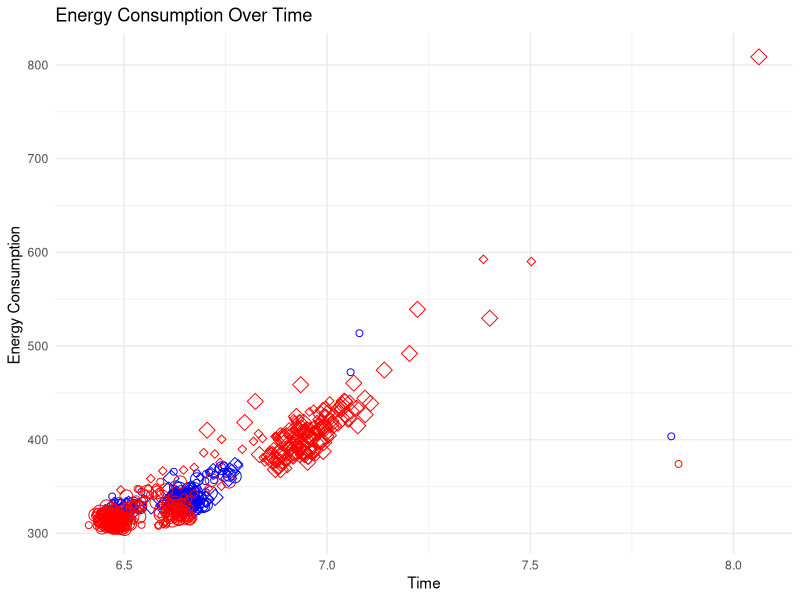
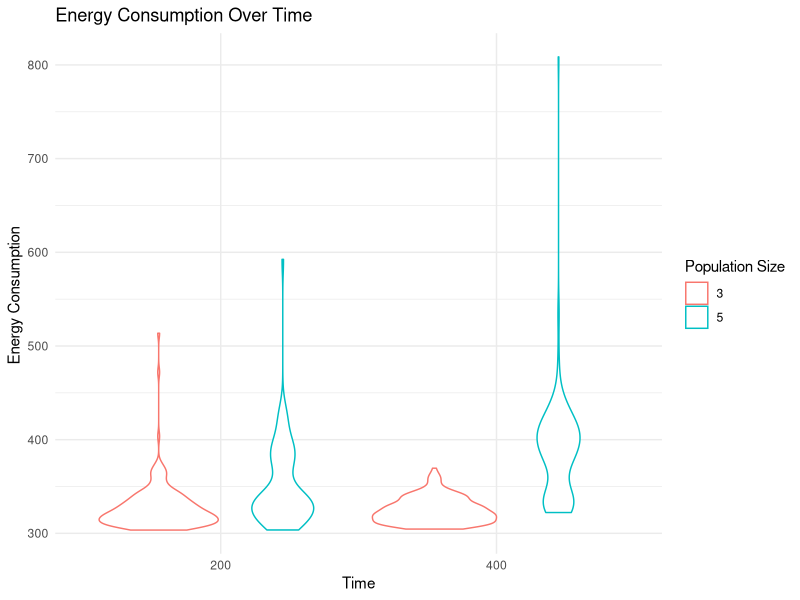

These charts were generated, in order, by the following R code:
data_3 <- read.csv("data/ola-base-ola-baseline-14-Dec-12-06-42.csv")
data_4 <- read.csv("data/ola-1.11.7-v2-baseline-v2-14-Dec-20-40-47.csv")

data_3$group <- 2
data_4$group <- 3

data <- rbind(data_4,data_3)

library(ggplot2)

data$color <- ifelse(data$group == 2, "red", "blue")
data$shape <- ifelse(data$dimension == 3, 21,23)
ggplot(data, aes(x = seconds, y = PKG)) +
  geom_point(color=data$color, shape=data$shape,size=data$population_size/100) +
  labs(
    title = "Energy Consumption Over Time",
    x = "Time",
    y = "Energy Consumption "
  ) +
  theme_minimal()

ggplot(data, aes(x = factor(population_size), y = PKG, color=factor(dimension))) +
  geom_violin() +
  labs(
    title = "Energy Consumption Over Time",
    x = "Time",
    y = "Energy Consumption ",
    color = "Population Size",
    shape = "Dimension"
  ) +
  theme_minimal()

library(dplyr)
summary_data <- data %>%
  group_by(population_size, dimension, group) %>%
  summarise(
    mean_PKG = mean(PKG),
    median_PKG = median(PKG),
    sd_PKG = sd(PKG),
    trimmed_PKG = mean(PKG, trim = 0.2)
  )

for (dim in c(3,5)) {
  for (pop in c(200,400)) {
    data_subset <- data %>%
      filter(dimension == dim, population_size == pop)
    group_2 <- data_subset$PKG[data_subset$group == 2]
    group_3 <- data_subset$PKG[data_subset$group == 3]
    test_result <- wilcox.test(group_2, group_3)
    cat("Dimension:", dim, "Population Size:", pop, "p-value:", test_result$p.value, "\n")
  }
}


